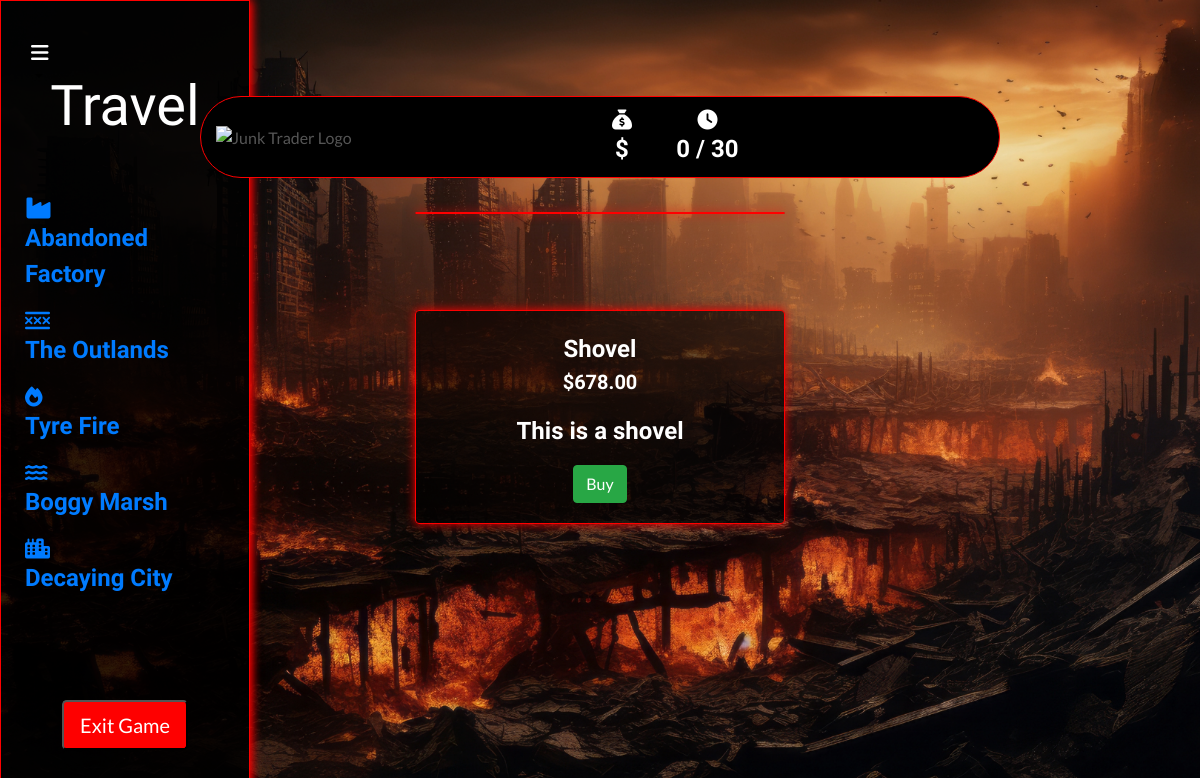
/collectables/1/, run on an earlier commit of the app's database.
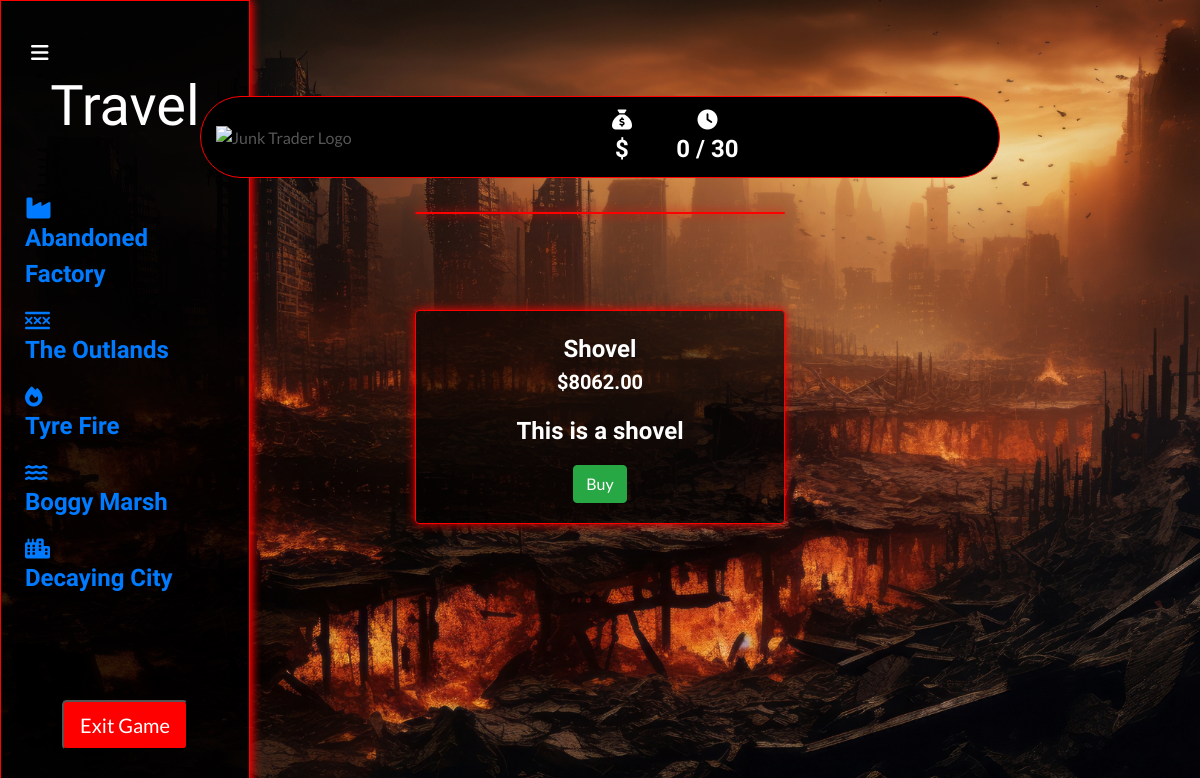
And on a later commit of the database.
### collectables/models.py (models this page shows, shortened)
class Collectable(models.Model):
    name = models.CharField(max_length=254)
    description = models.TextField()
    price = models.DecimalField(max_digits=6, decimal_places=2)
    previous_price = models.DecimalField(max_digits=10, decimal_places=2, default=0)
    image_url = models.URLField(max_length=1024, null=True, blank=True)
    image = models.ImageField(null=True, blank=True)
    glb_file = models.FileField(upload_to='glb_files/', null=True, blank=True)

### collectables/views.py (the view)
# urls.py: path('<int:collectable_id>/', views.collectable_detail, name='collectable_detail'),
def collectable_detail(request, collectable_id):
    collectable = get_object_or_404(Collectable, pk=collectable_id)
    context = {
        'collectable': collectable,
    }
    return render(request, 'collectables/collectable_detail.html', context)

### backpack/contexts.py (called while the page is built, shortened)
def backpack_contents(request):
    backpack_items = []
    total = 0
    total_quantity = 0
    collectable_count = 0
    backpack = request.session.get('backpack', {})
    grand_total = total
    context = {
        'backpack_items': backpack_items,
        'total': total,
        'total_quantity': total_quantity,
        'collectable_count': collectable_count,
        'grand_total': grand_total,
    }
    return context

def total_amount(request):
    total_amount = [0]
    return {'total_amount': total_amount}

def days_played(request):
    return {'days_played': request.session.get('days_played', 0)}

### collectables/templates/collectables/collectable_detail.html (shortened to what this page needs)
{% extends "base.html" %}
{% load static %}
{% block page_header %}
<div class="container header-container">
</div>
{% endblock %}
{% block content %}
<div class="container-fluid">
    <div class="row">
        <div class="col-md-3">
            <div class="fixed-panel">
                {% include 'includes/fixed_panel.html' %}
            </div>
        </div>
    </div>
</div>
<div class="container-fluid">
    <div class="row justify-content-center">
        <div class="col-12 col-md-6 col-lg-4">
            <div class="card box my-5">
            </div>
        </div>
    </div>
    <div class="row justify-content-center">
        <div class="col-12 col-md-6 col-lg-4">
            <div class="card box product-details-container mb-5 mt-md-5">
                <div class="card-body text-white text-center">
                    <p class="card-title mb-0">{{ collectable.name }}</p>
                    <p class="lead mb-0 font-weight-bold">${{ collectable.price }}</p>
                    <p class="card-text mt-3">{{ collectable.description }}</p>
                    <button type="button" class="btn btn-success" data-toggle="modal" data-target="#buyModal{{ collectable.id }}">
                        Buy
                    </button>
                </div>
            </div>
        </div>
    </div>
</div>
{% endblock %}

What changed in the data, as far as the page shows it:
changed Collectable "Shovel": price "678.00" → "8062.00"
